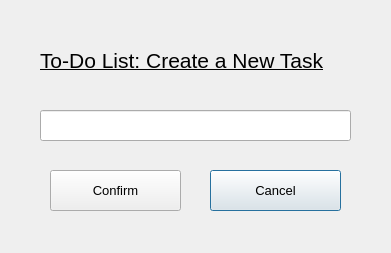
<?xml version="1.0" encoding="UTF-8"?>
<ui version="4.0">
 <class>todo_form</class>
 <widget class="QDialog" name="todo_form">
  <property name="geometry">
   <rect>
    <x>0</x>
    <y>0</y>
    <width>391</width>
    <height>253</height>
   </rect>
  </property>
  <property name="windowTitle">
   <string>Dialog</string>
  </property>
  <widget class="QLabel" name="todoCreateLabel">
   <property name="geometry">
    <rect>
     <x>40</x>
     <y>40</y>
     <width>331</width>
     <height>41</height>
    </rect>
   </property>
   <property name="font">
    <font>
     <pointsize>16</pointsize>
     <underline>true</underline>
    </font>
   </property>
   <property name="text">
    <string>To-Do List: Create a New Task</string>
   </property>
  </widget>
  <widget class="QPushButton" name="cancelButton">
   <property name="geometry">
    <rect>
     <x>210</x>
     <y>170</y>
     <width>131</width>
     <height>41</height>
    </rect>
   </property>
   <property name="font">
    <font>
     <pointsize>10</pointsize>
    </font>
   </property>
   <property name="text">
    <string>Cancel</string>
   </property>
  </widget>
  <widget class="QPushButton" name="confirmButton">
   <property name="geometry">
    <rect>
     <x>50</x>
     <y>170</y>
     <width>131</width>
     <height>41</height>
    </rect>
   </property>
   <property name="font">
    <font>
     <pointsize>10</pointsize>
    </font>
   </property>
   <property name="text">
    <string>Confirm</string>
   </property>
  </widget>
  <widget class="QLineEdit" name="todoLineEdit">
   <property name="geometry">
    <rect>
     <x>40</x>
     <y>110</y>
     <width>311</width>
     <height>31</height>
    </rect>
   </property>
   <property name="font">
    <font>
     <pointsize>11</pointsize>
    </font>
   </property>
  </widget>
 </widget>
 <resources/>
 <connections/>
</ui>
